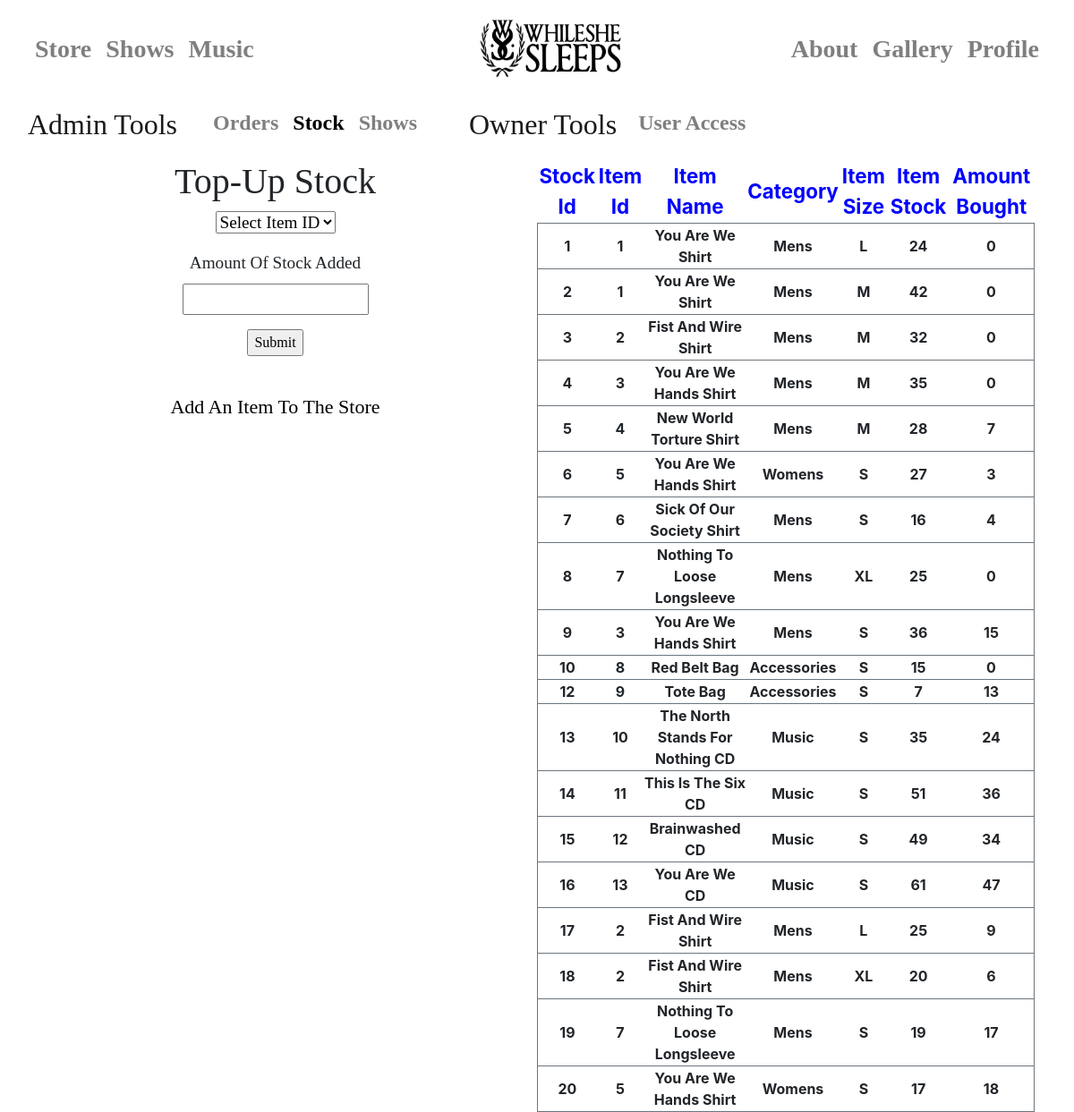
The page /admin/stock (signed in) on the database as committed earlier.
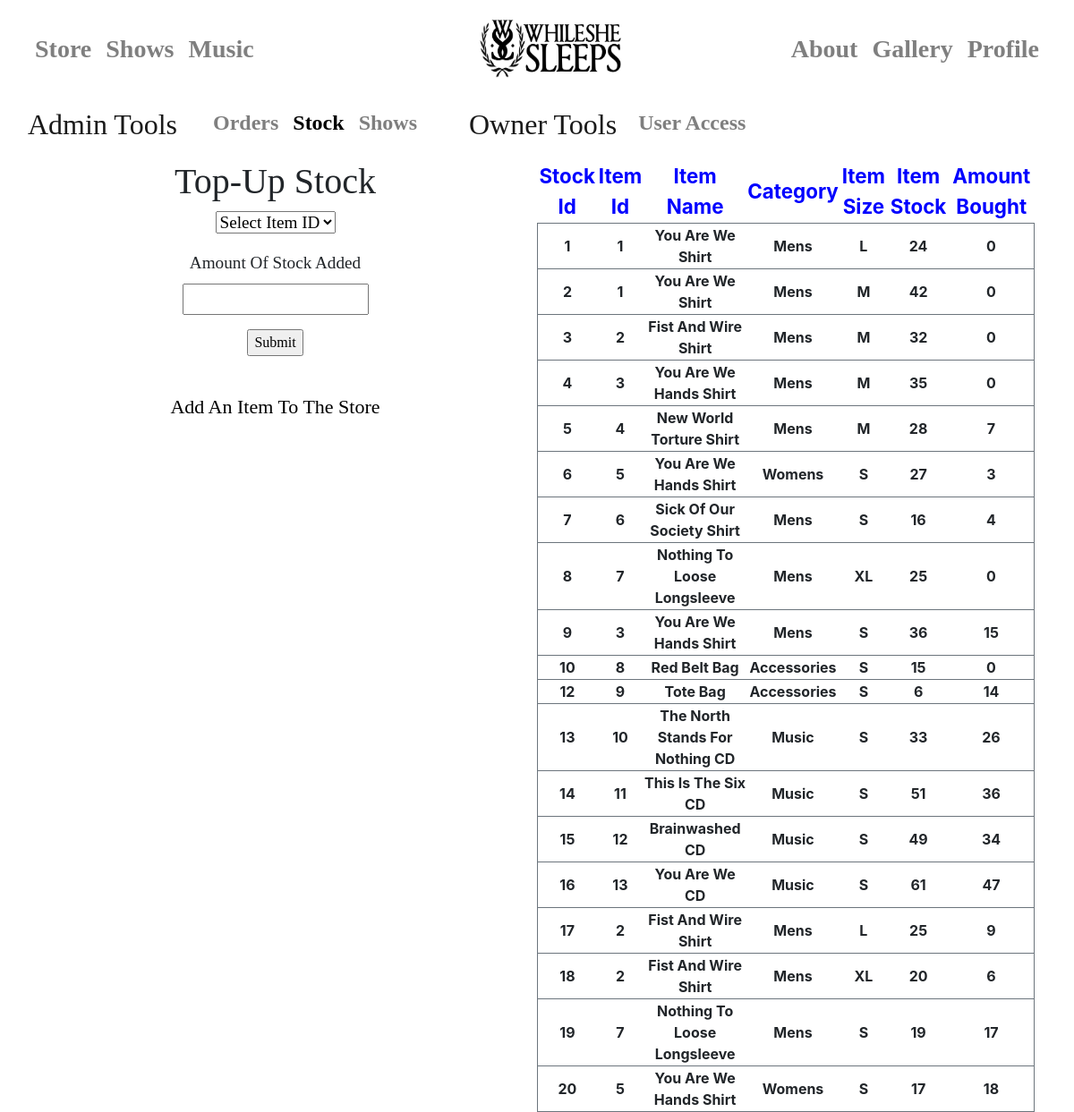
The same page on the database as committed later.
### app/models.py (models this page shows)
class stock(db.Model):
    id = db.Column(db.Integer, primary_key=True)
    itemid = db.Column(db.Integer, db.ForeignKey("store.id"))
    size = db.Column(db.String(40))
    stock = db.Column(db.Integer)
    colour = db.Column(db.String(40))
    bought = db.Column(db.Integer)

### app/routes.py (the view)
@app.route("/admin/stock", methods=["GET", "POST"])
def stock_page():
    if current_user.is_anonymous:
        return redirect(404)
    else:
        for i in User.query.all():
            if current_user.id == i.id:
                if i.accesslevel >= 2:
                    form = topup_form()
                    if form.validate_on_submit():
                        for i in stock.query.all():
                            if str(form.item.data) == str(i.id):
                                i.stock = i.stock + int(form.amount.data)
                                db.session.commit()
                                flash("Stock Updated")
                    return render_template("user/admin/stock.html", title="Admin-", stock=stock.query.all(), store=Store.query.all(), form=form, users=User.query.all())
                else:
                    return redirect(404)

### app/forms.py
class topup_form(FlaskForm):
    the_list = [(None, "Select Item ID")]
    for i in stock.query.all():
        the_list.append((str(i.id), str(i.id)))
    item = SelectField(
        choices=the_list
    )
    amount = StringField("Amount Of Stock Added")
    submit = SubmitField("Submit")

### app/models.py (called while the page is built)
@login.user_loader
def load_user(the_id):
    return User.query.get(int(the_id))

### app/templates/user/admin/stock.html (shortened to what this page needs)
{% extends"user/admin/admin_layout.html" %}
{% block body %}
<div class="text-center" style="float: left; width: 50%;font-family: Rockwell">
<h1>Top-Up Stock</h1>
<form action="" method="post">
            <p style="font-size: 120%">
                {{ form.item(size=1) }}<br>
            </p>
            <p style="font-size: 120%">
                {{ form.amount.label }}<br>
                {{ form.amount(size=16) }}<br>
                </p>
            <p>{{ form.submit() }}</p>
    </form>
<br>
    <a id="link" href="{{ url_for("additem") }}">Add An Item To The Store</a>
</div>
    <div class="text-center" style="float: left;width: 50%; overflow: auto">
    <table id="tblProduct" style="width: 95%">
    <tr style="font-size: 140%; color: blue">
        <th>Stock Id</th>
        <th>Item Id</th>
        <th>Item Name</th>
        <th>Category</th>
        <th>Item Size</th>
        <th>Item Stock</th>
        <th>Amount Bought</th>
    </tr>
{% for i in stock %}
    {% for j in store %}
        {% if j.id == i.itemid %}
    <tr style="border: solid 1px #6c757d">
        <th>{{ i.id }}</th>
        <th>{{ i.itemid }}</th>
        <th>{{ j.name }}</th>
        <th>{{ j.cat }}</th>
        <th>{{ i.size }}</th>
        <th>{{ i.stock }}</th>
        <th>{{ i.bought }}</th>
    </tr>
        {% endif %}
        {% endfor %}
    {% endfor %}
    </table>
    </div>
{% endblock %}

Rows that differ between the two databases and show on the page:
changed stock id 12: stock "7" → "6"; bought "13" → "14"
changed stock id 13: stock "35" → "33"; bought "24" → "26"
